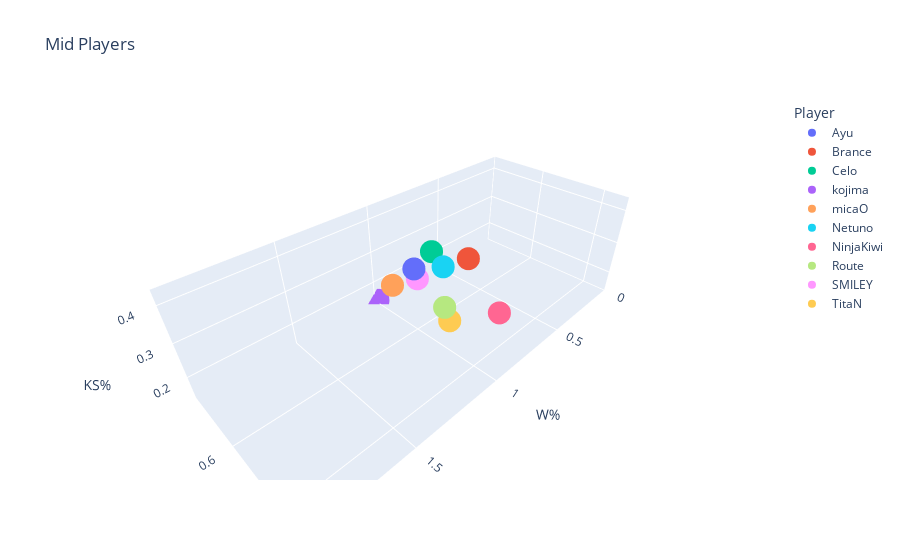

Notebook code for this chart:
### Code cell
data = preprocess(df, 1)

# separate player names and team from data and remove them from the dataframe
players = data['Player']
teams = data['Team']
#data = data.drop(columns=['Player', 'Team'])

# separate the dataframe into 5 different dataframes, one for each position
top = data[data['Pos'] == 0]
jng = data[data['Pos'] == 1]
mid = data[data['Pos'] == 2]
adc = data[data['Pos'] == 3]
sup = data[data['Pos'] == 4]

# plot 3d scatter plot for mid players
fig = px.scatter_3d(adc, x='W%', y='KP', z='KS%', color='Player', title='Mid Players')
fig.update_traces(textposition='top center')
#figsize=(18,8)
fig.show()

### Figure 1 — Plotly figure (JSON) as saved in the notebook; plotly's stock layout.template omitted (floating-point values rounded to 4 significant figures)
{"data": [{"hovertemplate": "Player=Ayu<br>W%=%{x}<br>KP=%{y}<br>KS%=%{z}<extra></extra>", "legendgroup": "Ayu", "marker": {"color": "#636efa", "symbol": "circle"}, "mode": "markers", "name": "Ayu", "scene": "scene", "showlegend": true, "textposition": "top center", "type": "scatter3d", "x": [1], "y": [0.588], "z": [0.324]}, {"hovertemplate": "Player=Brance<br>W%=%{x}<br>KP=%{y}<br>KS%=%{z}<extra></extra>", "legendgroup": "Brance", "marker": {"color": "#EF553B", "symbol": "circle"}, "mode": "markers", "name": "Brance", "scene": "scene", "showlegend": true, "textposition": "top center", "type": "scatter3d", "x": [1], "y": [0.762], "z": [0.429]}, {"hovertemplate": "Player=Celo<br>W%=%{x}<br>KP=%{y}<br>KS%=%{z}<extra></extra>", "legendgroup": "Celo", "marker": {"color": "#00cc96", "symbol": "circle"}, "mode": "markers", "name": "Celo", "scene": "scene", "showlegend": true, "textposition": "top center", "type": "scatter3d", "x": [1], "y": [0.65], "z": [0.4]}, {"hovertemplate": "Player=kojima<br>W%=%{x}<br>KP=%{y}<br>KS%=%{z}<extra></extra>", "legendgroup": "kojima", "marker": {"color": "#ab63fa", "symbol": "circle"}, "mode": "markers", "name": "kojima", "scene": "scene", "showlegend": true, "textposition": "top center", "type": "scatter3d", "x": [1], "y": [0.429], "z": [0.143]}, {"hovertemplate": "Player=micaO<br>W%=%{x}<br>KP=%{y}<br>KS%=%{z}<extra></extra>", "legendgroup": "micaO", "marker": {"color": "#FFA15A", "symbol": "circle"}, "mode": "markers", "name": "micaO", "scene": "scene", "showlegend": true, "textposition": "top center", "type": "scatter3d", "x": [1], "y": [0.5], "z": [0.231]}, {"hovertemplate": "Player=Netuno<br>W%=%{x}<br>KP=%{y}<br>KS%=%{z}<extra></extra>", "legendgroup": "Netuno", "marker": {"color": "#19d3f3", "symbol": "circle"}, "mode": "markers", "name": "Netuno", "scene": "scene", "showlegend": true, "textposition": "top center", "type": "scatter3d", "x": [1], "y": [0.688], "z": [0.375]}, {"hovertemplate": "Player=NinjaKiwi<br>W%=%{x}<br>KP=%{y}<br>KS%=%{z}<extra></extra>", "legendgroup": "NinjaKiwi", "marker": {"color": "#FF6692", "symbol": "circle"}, "mode": "markers", "name": "NinjaKiwi", "scene": "scene", "showlegend": true, "textposition": "top center", "type": "scatter3d", "x": [1], "y": [0.857], "z": [0.333]}, {"hovertemplate": "Player=Route<br>W%=%{x}<br>KP=%{y}<br>KS%=%{z}<extra></extra>", "legendgroup": "Route", "marker": {"color": "#B6E880", "symbol": "circle"}, "mode": "markers", "name": "Route", "scene": "scene", "showlegend": true, "textposition": "top center", "type": "scatter3d", "x": [1], "y": [0.696], "z": [0.261]}, {"hovertemplate": "Player=SMILEY<br>W%=%{x}<br>KP=%{y}<br>KS%=%{z}<extra></extra>", "legendgroup": "SMILEY", "marker": {"color": "#FF97FF", "symbol": "circle"}, "mode": "markers", "name": "SMILEY", "scene": "scene", "showlegend": true, "textposition": "top center", "type": "scatter3d", "x": [1], "y": [0.6], "z": [0.3]}, {"hovertemplate": "Player=TitaN<br>W%=%{x}<br>KP=%{y}<br>KS%=%{z}<extra></extra>", "legendgroup": "TitaN", "marker": {"color": "#FECB52", "symbol": "circle"}, "mode": "markers", "name": "TitaN", "scene": "scene", "showlegend": true, "textposition": "top center", "type": "scatter3d", "x": [1], "y": [0.714], "z": [0.229]}], "layout": {"legend": {"title": {"text": "Player"}, "tracegroupgap": 0}, "scene": {"domain": {"x": [0, 1], "y": [0, 1]}, "xaxis": {"title": {"text": "W%"}}, "yaxis": {"title": {"text": "KP"}}, "zaxis": {"title": {"text": "KS%"}}}, "title": {"text": "Mid Players"}}}
